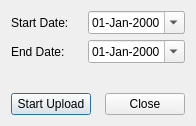
<?xml version="1.0" encoding="UTF-8"?>
<ui version="4.0">
 <class>UploadAttendance</class>
 <widget class="QDialog" name="UploadAttendance">
  <property name="geometry">
   <rect>
    <x>0</x>
    <y>0</y>
    <width>196</width>
    <height>126</height>
   </rect>
  </property>
  <property name="windowTitle">
   <string>Upload Attendance</string>
  </property>
  <layout class="QVBoxLayout" name="verticalLayout">
   <item>
    <layout class="QGridLayout" name="gridLayout">
     <item row="0" column="0">
      <widget class="QLabel" name="label">
       <property name="text">
        <string>Start Date:</string>
       </property>
      </widget>
     </item>
     <item row="0" column="1">
      <widget class="QDateEdit" name="StartDate">
       <property name="displayFormat">
        <string>dd-MMM-yyyy</string>
       </property>
       <property name="calendarPopup">
        <bool>true</bool>
       </property>
      </widget>
     </item>
     <item row="1" column="0">
      <widget class="QLabel" name="label_2">
       <property name="text">
        <string>End Date:</string>
       </property>
      </widget>
     </item>
     <item row="1" column="1">
      <widget class="QDateEdit" name="EndDate">
       <property name="displayFormat">
        <string>dd-MMM-yyyy</string>
       </property>
       <property name="calendarPopup">
        <bool>true</bool>
       </property>
      </widget>
     </item>
    </layout>
   </item>
   <item>
    <spacer name="verticalSpacer">
     <property name="orientation">
      <enum>Qt::Vertical</enum>
     </property>
     <property name="sizeHint" stdset="0">
      <size>
       <width>20</width>
       <height>20</height>
      </size>
     </property>
    </spacer>
   </item>
   <item>
    <layout class="QHBoxLayout" name="horizontalLayout">
     <item>
      <widget class="QPushButton" name="StartUpload">
       <property name="text">
        <string>Start Upload</string>
       </property>
      </widget>
     </item>
     <item>
      <spacer name="horizontalSpacer">
       <property name="orientation">
        <enum>Qt::Horizontal</enum>
       </property>
       <property name="sizeHint" stdset="0">
        <size>
         <width>40</width>
         <height>20</height>
        </size>
       </property>
      </spacer>
     </item>
     <item>
      <widget class="QPushButton" name="Close">
       <property name="text">
        <string>Close</string>
       </property>
      </widget>
     </item>
    </layout>
   </item>
  </layout>
 </widget>
 <resources/>
 <connections/>
</ui>
